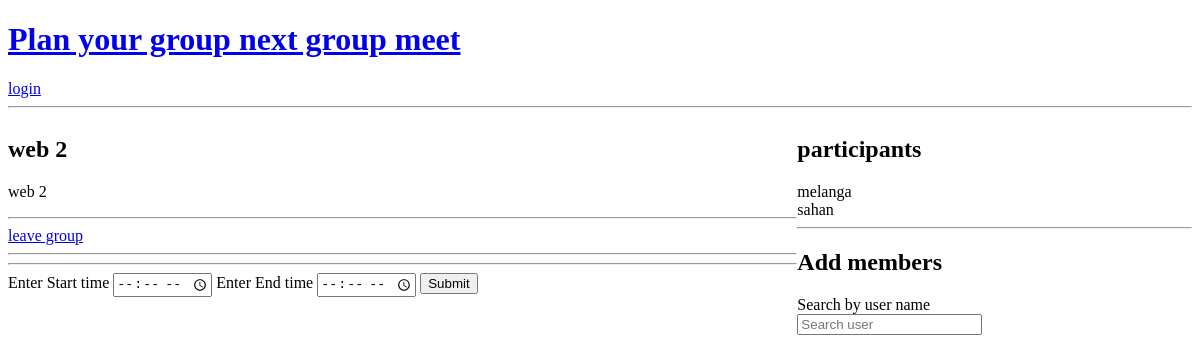
The page /group/8/ on the database as committed earlier.
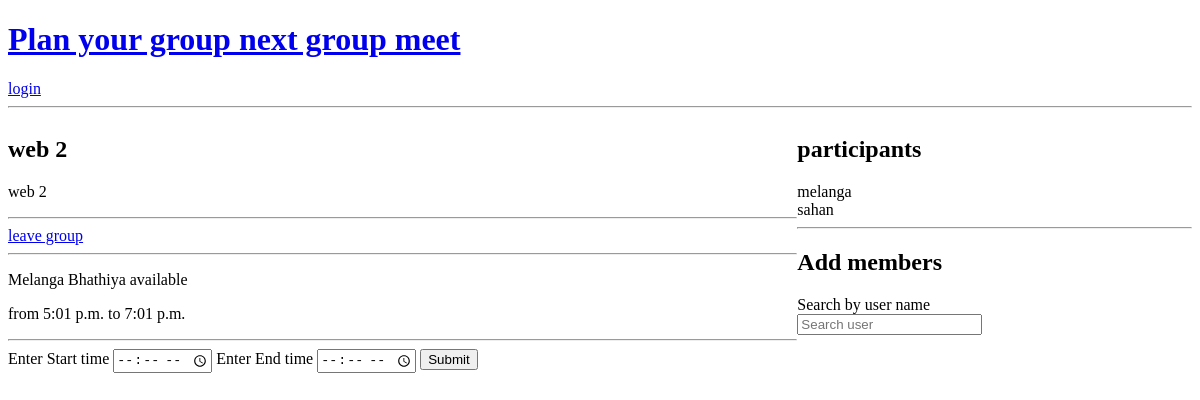
The same page on the database as committed later.
### base/models.py (models this page shows, shortened)
class User(AbstractUser):
    name = models.CharField(max_length=200, null=True)
    email = models.EmailField(null=True)
    bio = models.TextField(null=True)
    REQUIRED_FIELDS = []

class Time(models.Model):
    start_time = models.TimeField()
    end_time = models.TimeField()
    user = models.ForeignKey(User, on_delete=models.CASCADE)
    group = models.ForeignKey(Group, on_delete=models.CASCADE)
    updated = models.DateTimeField(auto_now=True)
    created = models.DateTimeField(auto_now_add=True)

### base/views.py (the view, shortened to what this page needs)
# urls.py: path('group/<int:pk>/', views.group_page, name="group"),
def group_page(request, pk):
    group = Group.objects.get(id=pk)
    time_slots = group.time_set.all()
    q = request.GET.get('q')
    user_search = {}
    if q is not None:
        user_search = User.objects.filter(username__contains=q)
    return render(request, 'base/group_page.html', {'group': group, 'time_slots': time_slots, 'users': user_search})

### base/templates/base/group_page.html (shortened to what this page needs)
{% extends 'main.html' %}
{% block content %}
    <div class="groups-container">
    <div>
        <h2>{{ group.name }}</h2>
        <p>{{ group.description }}</p>
        <hr>
        {% if request.user != group.leader %}
            <a href="{% url 'leave-group' group.id %}">leave group</a>
            <hr>
        {% endif %}
        {% for time_slot in time_slots %}
            <div>
                <p>{{ time_slot.user.name }} available </p>
                <p>from {{ time_slot.start_time }} to {{ time_slot.end_time }}</p>
            </div>
        {% endfor %}
        <hr>
        <div>
            <form method="POST" action="">
                <label>Enter Start time
                    <input type="time" name="start_time" >
                </label>
                <label>Enter End time
                    <input type="time" name="end_time" >
                </label>
                <input type="submit">
            </form>
        </div>
    </div>
    <div>
        <h2>participants</h2>
        {% for participant in group.members.all %}
            {{ participant.username }} &emsp;
            <br>
        {% endfor %}
        <hr>
        <div>
        <h2>Add members</h2>
        <form method="GET" action="">
            <label> Search by user name <br>
                <input type="text" placeholder="Search user" name="q">
            </label>
        </form>
        </div>
    </div>
    </div>
{% endblock %}

Rows that differ between the two databases and show on the page:
added Time: user.name "Melanga Bhathiya", start_time "5:01 p.m.", end_time "7:01 p.m."
